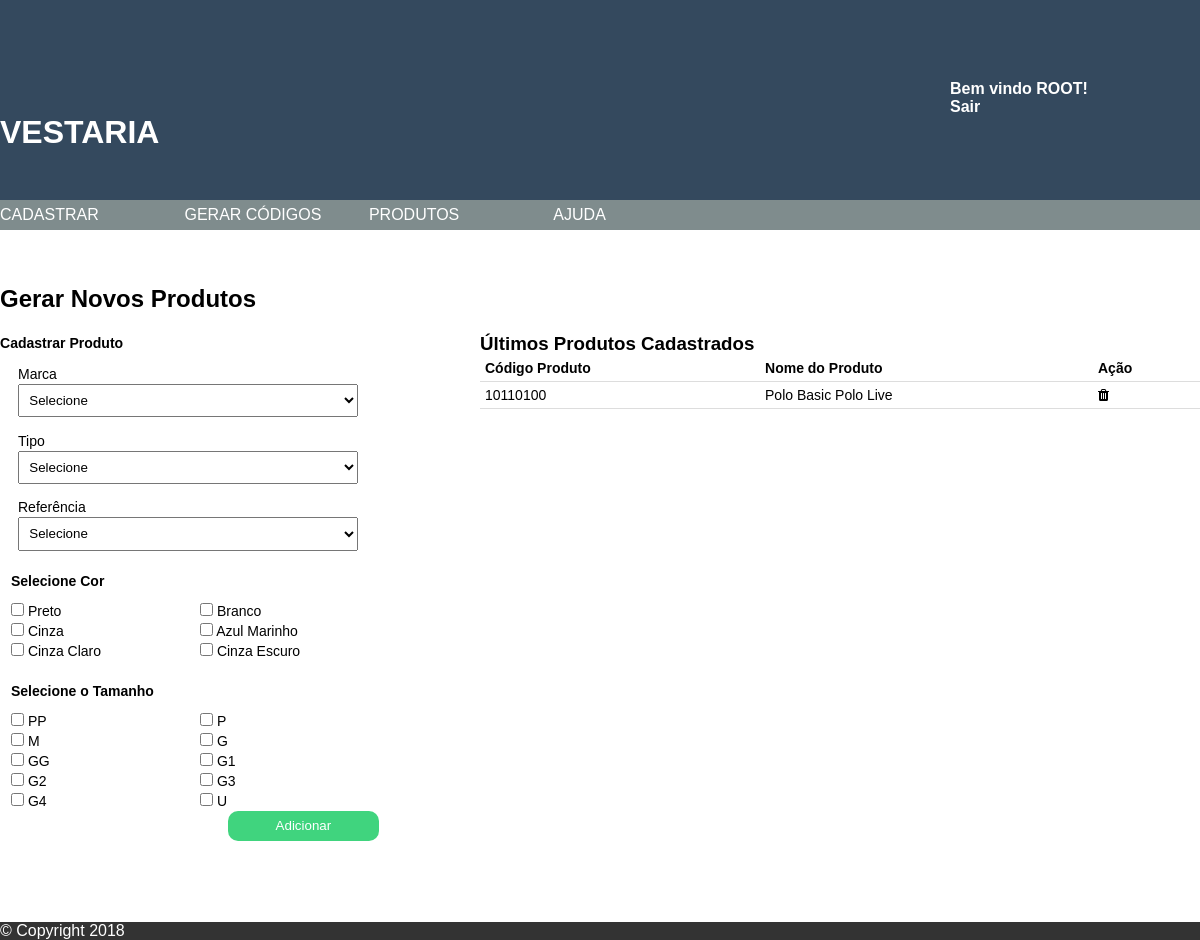
The page /views/index.php?op=GerarCodigos (signed in) on the database its author committed.
### tables this page shows
CREATE TABLE `cor` (
  `idcor` int(11) NOT NULL AUTO_INCREMENT,
  `nome` varchar(255) DEFAULT NULL,
  PRIMARY KEY (`idcor`)
);

CREATE TABLE `tamanho` (
  `idtamanho` int(11) NOT NULL AUTO_INCREMENT,
  `nome` varchar(255) DEFAULT NULL,
  PRIMARY KEY (`idtamanho`)
);

CREATE TABLE `codigo` (
  `idcodigo` int(11) NOT NULL AUTO_INCREMENT,
  `nome` varchar(255) DEFAULT NULL,
  `nome_site` varchar(255) DEFAULT NULL,
  `codigo_produto` varchar(255) DEFAULT NULL,
  `gtin` varchar(90) DEFAULT NULL,
  `marca_id` int(11) NOT NULL,
  `tipo_id` int(11) NOT NULL,
  `referencia_id` int(11) NOT NULL,
  `cor_id` int(11) DEFAULT NULL,
  `tamanho_id` int(11) DEFAULT NULL,
  PRIMARY KEY (`idcodigo`),
  KEY `fk_codigo_cor1_idx` (`cor_id`),
  KEY `fk_codigo_tamanho1_idx` (`tamanho_id`),
  KEY `fk_codigo_referencia1_idx` (`referencia_id`),
  KEY `fk_codigo_marca1_idx` (`marca_id`),
  KEY `fk_codigo_tipo1_idx` (`tipo_id`),
  CONSTRAINT `FK_codigo_marca` FOREIGN KEY (`marca_id`) REFERENCES `marca` (`idmarca`) ON DELETE NO ACTION ON UPDATE NO ACTION,
  CONSTRAINT `FK_codigo_referencia` FOREIGN KEY (`referencia_id`) REFERENCES `referencia` (`idreferencia`) ON DELETE NO ACTION ON UPDATE NO ACTION,
  CONSTRAINT `FK_codigo_tipo` FOREIGN KEY (`tipo_id`) REFERENCES `tipo` (`idtipo`) ON DELETE NO ACTION ON UPDATE NO ACTION
);

### models/conexao.php (called while the page is built, shortened)
<?php
class Conexao {
    public static $instance;
    public static function getInstance() {
        $host = 'localhost';
        $banco = 'codigo_barras';
        $user = 'root';
        $senha = '';
        if (!isset(self::$instance)) {
            self::$instance = new PDO('mysql:host='.$host.';dbname='.$banco.'', $user, $senha, array(PDO::MYSQL_ATTR_INIT_COMMAND => "SET NAMES utf8"));
            self::$instance->setAttribute(PDO::ATTR_ERRMODE, PDO::ERRMODE_EXCEPTION);
            self::$instance->setAttribute(PDO::ATTR_ORACLE_NULLS, PDO::NULL_EMPTY_STRING);
        }
        return self::$instance;
    }
}

### models/cor.php (called while the page is built, shortened)
<?php
include_once 'conexao.php';
class Cor{
    private $idCor;
    private $nome;
    public function getIdCor() {
        return $this->idCor;
    }
    public function getNome() {
        return $this->nome;
    }
    public function setIdCor($idCor) {
        $this->idCor = $idCor;
    }
    public function setNome($nome) {
        $this->nome = $nome;
    }
    public function listar() {
        try {
            $sql = "SELECT * FROM cor";
            $result = Conexao::getInstance()->query($sql);
            $lista = array();
            $i = 0;
            while ($row = $result->fetch(PDO::FETCH_OBJ)) {
                $obj = new Cor();
                $obj->setIdCor($row->idcor);
                $obj->setNome($row->nome);
                $lista[$i] = $obj;
                $i++;
            }
            return $lista;
        } catch (Exception $e) {
            print "Ocorreu um erro ao tentar executar esta ação, foi gerado um LOG do mesmo, tente novamente mais tarde.";
        }
    }
}

### models/tamanho.php (called while the page is built, shortened)
<?php
include_once 'conexao.php';
class Tamanho {
    private $idTamanho;
    private $nome;
    public function getIdTamanho() {
        return $this->idTamanho;
    }
    public function getNome() {
        return $this->nome;
    }
    public function setIdTamanho($idTamanho) {
        $this->idTamanho = $idTamanho;
    }
    public function setNome($nome) {
        $this->nome = $nome;
    }
    public function listar() {
        try {
            $sql = "SELECT * FROM tamanho";
            $result = Conexao::getInstance()->query($sql);
            $lista = array();
            $i = 0;
            while ($row = $result->fetch(PDO::FETCH_OBJ)) {
                $obj = new Tamanho();
                $obj->setIdTamanho($row->idtamanho);
                $obj->setNome($row->nome);
                $lista[$i] = $obj;
                $i++;
            }
            return $lista;
        } catch (Exception $e) {
            print "Ocorreu um erro ao tentar executar esta ação, foi gerado um LOG do mesmo, tente novamente mais tarde.";
        }
    }
}

### models/codigo.php (called while the page is built, shortened)
<?php
include_once ('conexao.php');
class Codigo {
    private $codigoId;
    private $nome;
    private $codigoProduto;
    public function getCodigoId() {
        return $this->codigoId;
    }
    public function getNome() {
        return $this->nome;
    }
    public function getCodigoProduto() {
        return $this->codigoProduto;
    }
    public function setCodigoId($codigoId) {
        $this->codigoId = $codigoId;
    }
    public function setNome($nome) {
        $this->nome = $nome;
    }
    public function setCodigoProduto($codigoProduto) {
        $this->codigoProduto = $codigoProduto;
    }
    public function listar($ordem=null, $limit=null) {
        try {
            $ordem = (isset($ordem) ? 'ORDER BY ' . $ordem : null );
            $limit = (isset($limit) ? ' LIMIT ' . $limit : null);
            $sql = "SELECT * FROM codigo $ordem $limit";
            $result = Conexao::getInstance()->prepare($sql);
            $lista = array();
            $i = 0;
            if($result->execute()) {
                while ($row = $result->fetch(PDO::FETCH_OBJ)) {
                    $obj = new Codigo();
                    $obj->setCodigoId($row->idcodigo);
                    $obj->setNome($row->nome);
                    $obj->setNomeSite($row->nome_site);
                    $obj->setCodigoProduto($row->codigo_produto);
                    $obj->setMarcaId($row->marca_id);
                    $obj->setTipoId($row->tipo_id);
                    $obj->setReferenciaId($row->referencia_id);
                    $obj->setCorId($row->cor_id);
                    $obj->setTamanhoId($row->tamanho_id);
                    $lista[$i] = $obj;
                    $i++;
                }
            }
            return $lista;
        } catch (Exception $e) {
            print "Ocorreu um erro ao listar.";
        }
    }
}

### views/produtos/gerar-codigos.php (the view, shortened to what this page needs)
<?php
include_once('../models/codigo.php');
$obCodigo = new Codigo();
$listaCodigos = $obCodigo->listar('idcodigo DESC', 20);
$url = (isset($_SERVER['HTTPS']) ? "https" : "http") . "://$_SERVER[HTTP_HOST]";
$url .= '/controllers/cadastroController.php';
?>
<section id="main">
    <div class="main">
        <p class="return">
        </p>
        <div id="gerar-codigo">
            <h2>Gerar Novos Produtos</h2>
            <div class="boxe">
                <h3>Cadastrar Produto</h3>
                <form id="form-gerarcodigo" name="form-gerarcodigo" method="POST" action="<?php echo $url ?>" style="width: 400px">
                    <fieldset>
                        <label for="marca_id">Marca</label>
                        <select id="ref-marca" name="marca_id" required="required">
                            <option value="">Selecione</option>
                        </select>
                        <label for="tipo_id">Tipo</label>
                        <select id="tipo-id" name="tipo_id" required="required">
                            <option value="">Selecione</option>
                        </select>
                        <label for="referencia_id">Referência</label>
                        <select id="ref-ref" name="referencia_id" required="required">
                            <option value="">Selecione</option>
                        </select>
                        <label for="cor" class="label">Selecione Cor</label>
                        <?php foreach ($cores as $cor): ?>
                        <div class="grid-50">
                            <label for="<?php echo $cor->getNome() ?>">
                                <input type="checkbox" name="cores[<?php echo $cor->getIdCor() ?>]" value="<?php echo $cor->getNome() ?>" />
                                <span><?php echo trim($cor->getNome()); ?></span>
                            </label>
                        </div>
                         <?php endforeach; ?>
                        <label for="tamanhos" class="label">Selecione o Tamanho</label>
                        <?php foreach ($tamanhos as $tamanho): ?>
                        <div class="grid-50">
                        <label for="<?php echo $tamanho->getNome() ?>">
                            <input type="checkbox" name="tamanhos[<?php echo $tamanho->getIdTamanho() ?>]" value="<?php echo $tamanho->getNome() ?>" />
                            <span><?php echo trim($tamanho->getNome()); ?></span>
                        </label>
                        </div>
                         <?php endforeach; ?>
                        <br />
                        <input class="botao" id="gerarcodigo" name="botao" type="button" value="Adicionar" />
                    </fieldset>
                </form>
            </div>
            <div class="boxe1">
                <h3>Últimos Produtos Cadastrados</h3>
                <div id="listarcodigos">
                        <?php if (count($listaCodigos) > 0): ?>
                        <table>
                            <thead>
                                <tr>
                                    <th>Código Produto</th>
                                    <th>Nome do Produto</th>
                                    <th>Ação</th>
                                </tr>
                            </thead>
                            <tbody>
                            <?php foreach ($listaCodigos as $codigo) { ?>
                                <tr>
                                    <td><?php echo $codigo->getCodigoProduto(); ?></td>
                                    <td><?php echo $codigo->getNome(); ?></td>
                                    <td>
                                        <?php echo "<i  id='" . $codigo->getCodigoId() . "' class='fa excluir-ref'>&#xf1f8;</i>"; ?>
                                    </td>
                                </tr>
                            <?php } ?>
                            </tbody>
                        </table>
                        <?php endif; ?>
                </div>
            </div>
        </div>
    </div>
</section>

### skin/css/style.css (style rules this page uses)
* { -webkit-box-sizing: border-box; -moz-box-sizing: border-box; box-sizing: border-box; margin: 0; padding: 0; }
#main { width: 1200px; margin: 0 auto; }
table { border-collapse: collapse; width: 100%; }
th, td { padding: 5px; text-align: left; border-bottom: 1px solid #ddd; }

### skin/css/longin.css (style rules this page uses)
* { -webkit-box-sizing: border-box; -moz-box-sizing: border-box; box-sizing: border-box; margin: 0; padding: 0; font-family: Verdana, Geneva, Arial, sans-serif; }
h2 { margin: 20px auto; display: block; }
form, .boxe { width: 25%; height: auto; margin: 0 auto; display: block; font-size: 12px; line-height: 20px; }
form > fieldset { margin: 5px; padding: 0.5em; border-color: #dedede; }
form > fieldset > label { display: block; width: 100%; margin: 0 0.5em; }
form > fieldset > input, form > fieldset > select { display: block; width: 90%; height: 2.5em; margin: 0 0.5em 1em; padding: 0.5em; }
.botao { background: #40d47e; -webkit-border-radius: 10px; -moz-border-radius: 10px; border-radius: 10px; border-style: none; display: block; margin: 0px 10px 10px; padding: 0 0 0; width: 40%; height: 30px; float: right; color: #fff; }

### views/produtos/gerar-codigos.php (style rules this page uses)
form { width: 20%; display: block; font-size: 12px; line-height: 20px; float: left; }
form fieldset { border: none; }
.return { min-height: 35px; }
form fieldset label { font-size: 14px; }
#listarcodigos i, .coluna i { font-size: 14px; cursor: pointer; }
#listarcodigos table { font-size: 14px; }
.boxe { width: 40%; float: left; margin-bottom: 5em; }
.grid-50 { width: 50%; float: left; display: grid; }
.label { margin: 20px 0 10px; font-weight: 600; }
.boxe1 { width: 60%; float: left; margin-bottom: 5em; }

### rows shown on the page
cor: nome "Preto"
cor: nome "Branco"
cor: nome "Cinza"
cor: nome "Azul Marinho"
cor: nome "Cinza Claro"
cor: nome "Cinza Escuro"
tamanho: nome "PP"
tamanho: nome "P"
tamanho: nome "M"
tamanho: nome "G"
tamanho: nome "GG"
tamanho: nome "G1"
tamanho: nome "G2"
tamanho: nome "G3"
tamanho: nome "G4"
tamanho: nome "U"
codigo: codigo_produto "10110100", nome "Polo Basic Polo Live"

### other values the page prints
$logado "ROOT"
